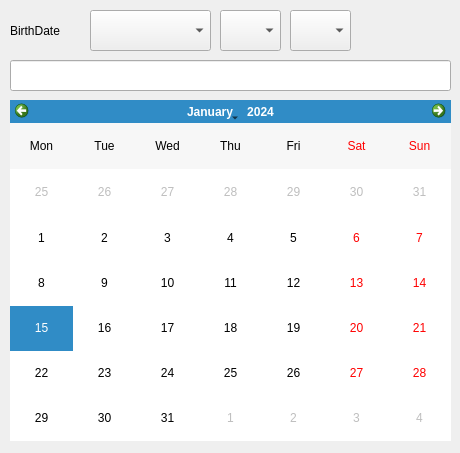
<?xml version="1.0" encoding="UTF-8"?>
<ui version="4.0">
 <class>Dialog</class>
 <widget class="QDialog" name="Dialog">
  <property name="geometry">
   <rect>
    <x>0</x>
    <y>0</y>
    <width>460</width>
    <height>453</height>
   </rect>
  </property>
  <property name="windowTitle">
   <string>Dialog</string>
  </property>
  <widget class="QLabel" name="label">
   <property name="geometry">
    <rect>
     <x>10</x>
     <y>20</y>
     <width>71</width>
     <height>21</height>
    </rect>
   </property>
   <property name="text">
    <string>BirthDate</string>
   </property>
  </widget>
  <widget class="QComboBox" name="cbYear">
   <property name="geometry">
    <rect>
     <x>90</x>
     <y>10</y>
     <width>121</width>
     <height>41</height>
    </rect>
   </property>
  </widget>
  <widget class="QComboBox" name="cbMonth">
   <property name="geometry">
    <rect>
     <x>220</x>
     <y>10</y>
     <width>61</width>
     <height>41</height>
    </rect>
   </property>
  </widget>
  <widget class="QComboBox" name="cbDay">
   <property name="geometry">
    <rect>
     <x>290</x>
     <y>10</y>
     <width>61</width>
     <height>41</height>
    </rect>
   </property>
  </widget>
  <widget class="QLineEdit" name="lineEdit">
   <property name="geometry">
    <rect>
     <x>10</x>
     <y>60</y>
     <width>441</width>
     <height>31</height>
    </rect>
   </property>
  </widget>
  <widget class="QCalendarWidget" name="calendarWidget">
   <property name="geometry">
    <rect>
     <x>10</x>
     <y>100</y>
     <width>441</width>
     <height>341</height>
    </rect>
   </property>
   <property name="verticalHeaderFormat">
    <enum>QCalendarWidget::NoVerticalHeader</enum>
   </property>
  </widget>
 </widget>
 <resources/>
 <connections/>
</ui>
